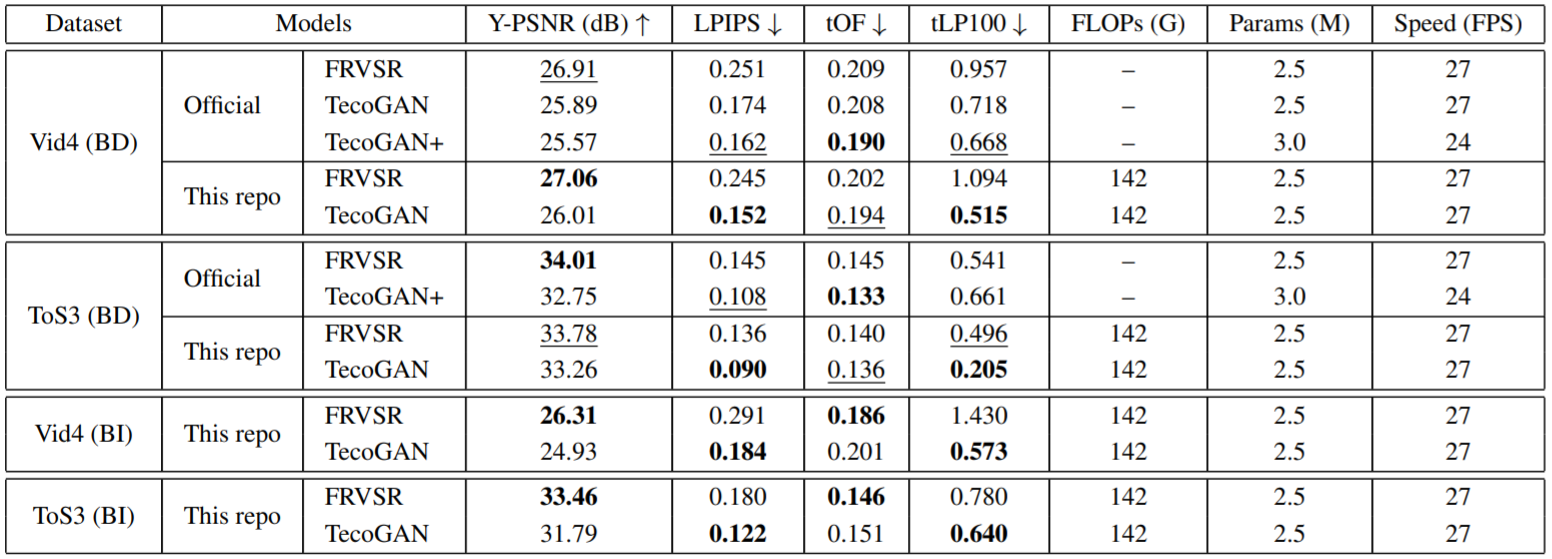
#> input picture training_module/resources/benchmark.png, 1552 x 559 px
$ python generate_lr_bd.py --hr_dir ../resources --lr_dir ../resources
#> lines starting #> are read from the running program, lines starting #| are printed output that depends on the picture
import argparse
import os
import cv2
import glob
from tqdm import tqdm


def generate_lr_images(hr_dir, lr_dir, scale, sigma):
    """
    Generates low-resolution (LR) images from high-resolution (HR) images
    using Gaussian blur followed by downsampling (BD degradation).

    Args:
        hr_dir (str): Directory containing the high-resolution source images.
        lr_dir (str): Directory where the low-resolution images will be saved.
        scale (int): The downscaling factor (e.g., 4 for 4x SR).
        sigma (float): The sigma value for the Gaussian blur.
    """
#> called with hr_dir = '../resources', lr_dir = '../resources', scale = 4, sigma = 1.5
    # Find all image files recursively in the HR directory
    hr_files = sorted(glob.glob(os.path.join(hr_dir, "**", "*.png"), recursive=True))

    if not hr_files:
        print(f"Error: No image files found in '{hr_dir}'")
        return

    print(f"Found {len(hr_files)} HR images. Starting LR image generation...")

    # Calculate kernel size for Gaussian blur from sigma. It must be an odd number.
    ksize = int(sigma * 3.0) * 2 + 1

    for hr_path in tqdm(hr_files, desc="Generating LR images"):
        # Create the corresponding LR path, preserving the subdirectory structure
        relative_path = os.path.relpath(hr_path, hr_dir)
        lr_path = os.path.join(lr_dir, relative_path)

        # Create the output subdirectory if it doesn't exist
        os.makedirs(os.path.dirname(lr_path), exist_ok=True)

        hr_img = cv2.imread(hr_path)
#> hr_img is the input picture: shape (559, 1552, 3); mean B, G, R 233.9, 233.9, 233.9
        if hr_img is None:
            print(f"Warning: Could not read image '{hr_path}'. Skipping.")
            continue

        blurred_img = cv2.GaussianBlur(hr_img, (ksize, ksize), sigma)
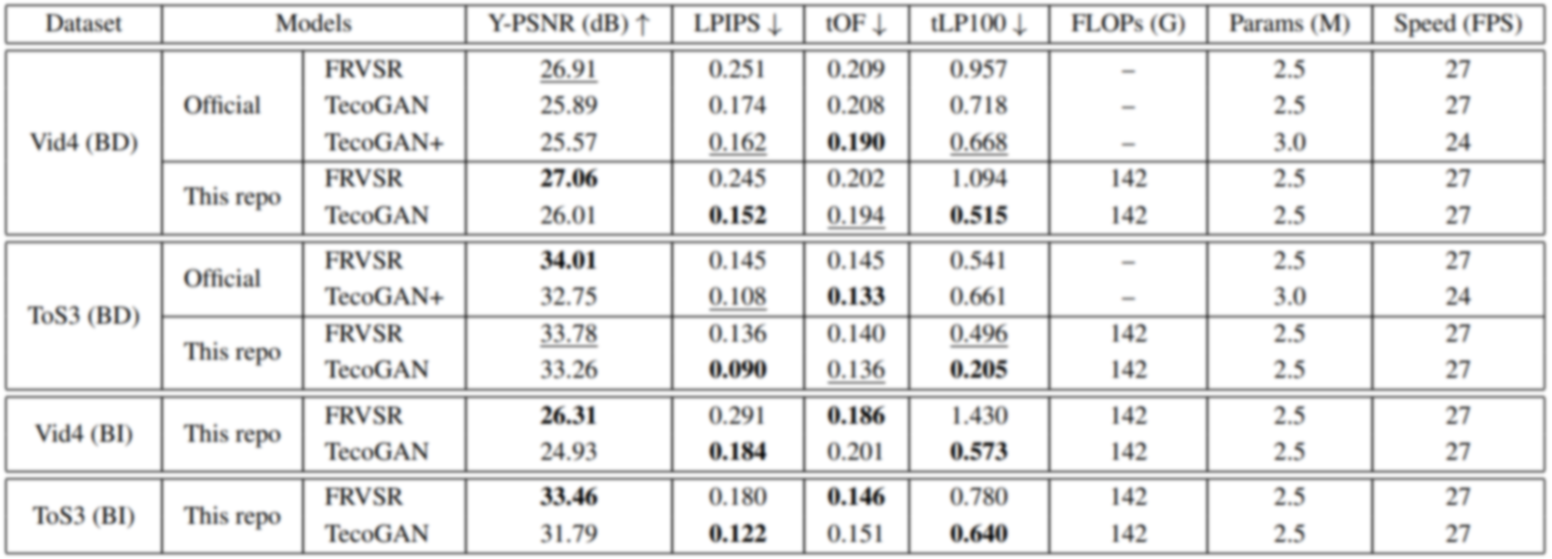
#> blurred_img: shape (559, 1552, 3); mean B, G, R 233.9, 233.9, 233.9

        h, w, _ = blurred_img.shape
#> h = 559; w = 1552
        # Ensure the dimensions are divisible by the scale factor before resizing
        h_lr, w_lr = h // scale, w // scale
#> h_lr = 139; w_lr = 388
        if h_lr == 0 or w_lr == 0:
            print(
                f"Warning: Image '{hr_path}' is too small to be downscaled by {scale}. Skipping."
            )
            continue

        lr_img = cv2.resize(blurred_img, (w_lr, h_lr), interpolation=cv2.INTER_LINEAR)
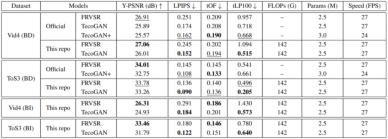
#> lr_img: shape (139, 388, 3); mean B, G, R 233.8, 233.8, 233.8

        cv2.imwrite(lr_path, lr_img)
#> pass 2 of the loop in generate_lr_images, `for hr_path in tqdm(hr_files, desc="Generating LR images"):`:
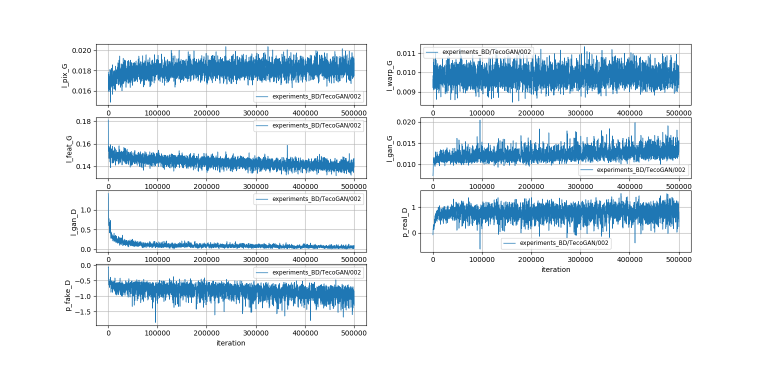
#> input picture training_module/resources/losses.png, 1536 x 731 px (shown at 1/2 size)
#> in generate_lr_images, hr_img is the input picture: shape (731, 1536, 3); mean B, G, R 240.5, 234, 224.6
#> in generate_lr_images, `blurred_img = cv2.GaussianBlur(hr_img, (ksize, ksize), sigma)`:
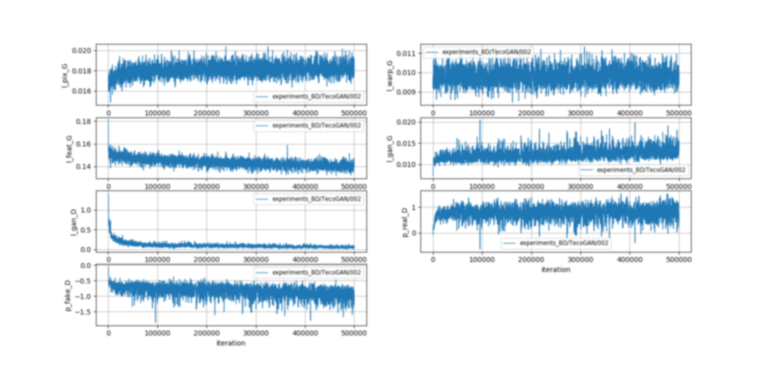
#> blurred_img: shape (731, 1536, 3) (shown at 1/2 size); mean B, G, R 240.6, 234, 224.6
#> in generate_lr_images, `lr_img = cv2.resize(blurred_img, (w_lr, h_lr), interpolation=cv2.INTER..`:
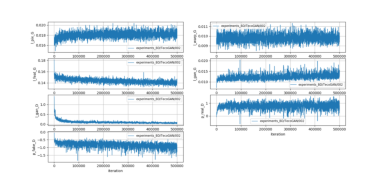
#> lr_img: shape (182, 384, 3); mean B, G, R 240.5, 234, 224.5
#> pass 3 of the loop in generate_lr_images, `for hr_path in tqdm(hr_files, desc="Generating LR images"):`:
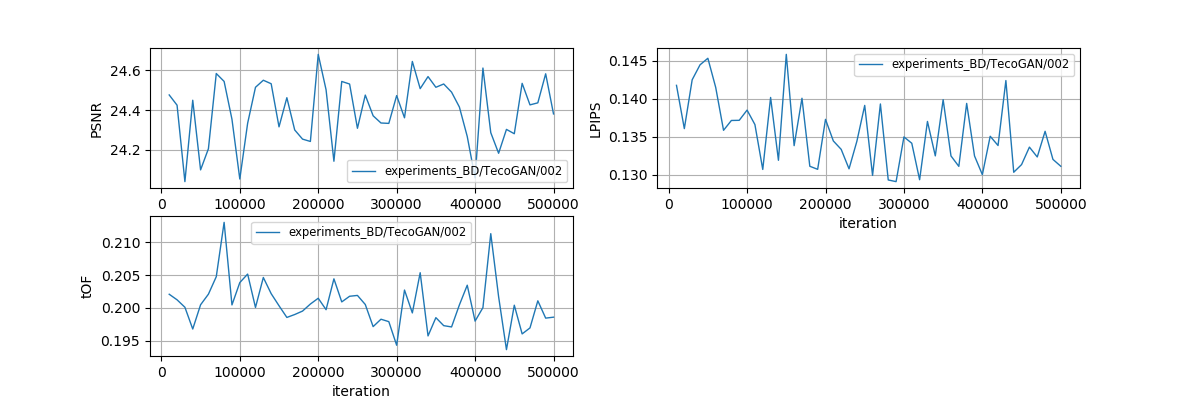
#> input picture training_module/resources/metrics.png, 1200 x 400 px
#> in generate_lr_images, hr_img is the input picture: shape (400, 1200, 3); mean B, G, R 247.4, 246.5, 245.3
#> in generate_lr_images, `blurred_img = cv2.GaussianBlur(hr_img, (ksize, ksize), sigma)`:
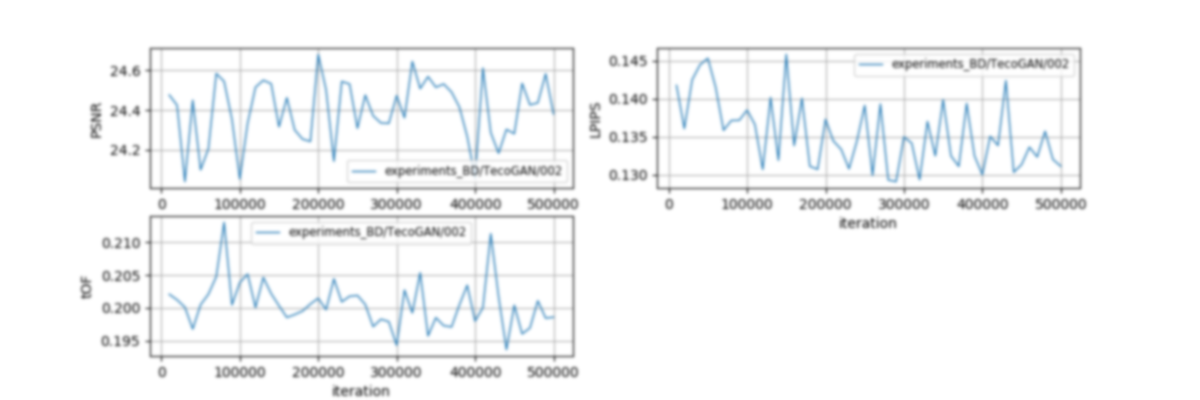
#> blurred_img: shape (400, 1200, 3); mean B, G, R 247.4, 246.5, 245.3
#> in generate_lr_images, `lr_img = cv2.resize(blurred_img, (w_lr, h_lr), interpolation=cv2.INTER..`:
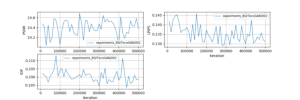
#> lr_img: shape (100, 300, 3); mean B, G, R 247.5, 246.6, 245.4


if __name__ == "__main__":
    parser = argparse.ArgumentParser(
        description="Generate LR images with BD degradation."
    )
    parser.add_argument(
        "--hr_dir", type=str, required=True, help="Directory of HR images."
    )
    parser.add_argument(
        "--lr_dir", type=str, required=True, help="Directory to save LR images."
    )
    parser.add_argument("--scale", type=int, default=4, help="Downscaling factor.")
    parser.add_argument(
        "--sigma", type=float, default=1.5, help="Sigma for Gaussian blur."
    )
    args = parser.parse_args()

    generate_lr_images(args.hr_dir, args.lr_dir, args.scale, args.sigma)
    print("\nLR image generation complete.")
